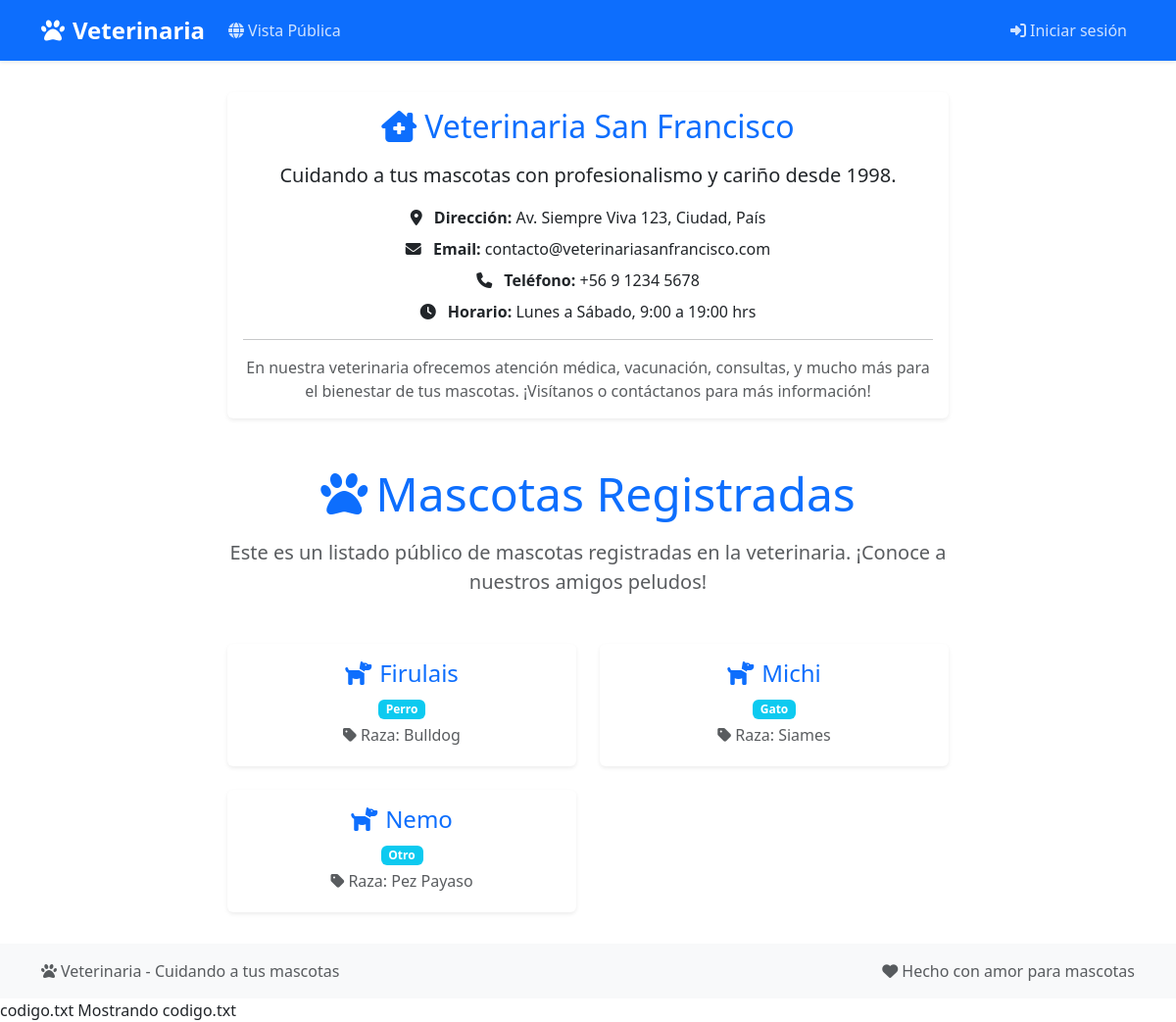
The app's page /, older data.
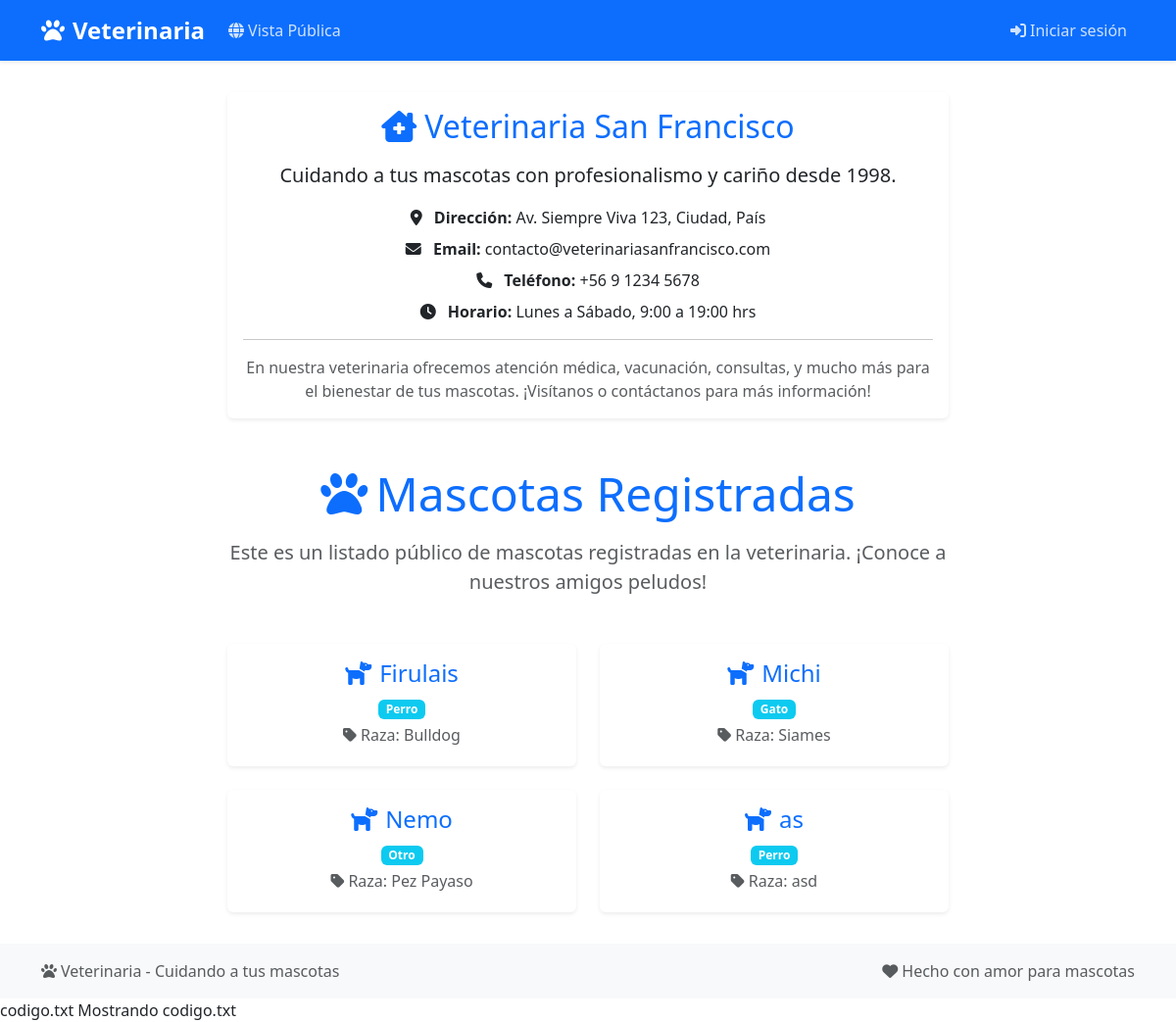
The same page, newer data.
### Veterinaria/models.py (models this page shows, shortened)
class Mascota(models.Model):
    ESPECIES = [
        ('Perro', 'Perro'),
        ('Gato', 'Gato'),
        ('Otro', 'Otro'),
    ]
    nombre = models.CharField(max_length=100)
    especie = models.CharField(max_length=10, choices=ESPECIES)
    raza = models.CharField(max_length=100, blank=True)
    fecha_nacimiento = models.DateField()
    dueño = models.ForeignKey(
        User, on_delete=models.CASCADE, related_name='mascotas')

### Veterinaria/views.py (the view)
# urls.py: path('', vista_publica, name='home'),
def vista_publica(request):
    mascotas = Mascota.objects.all()
    return render(request, 'veterinaria/publico_mascotas.html', {'mascotas': mascotas})

### Veterinaria/templates/veterinaria/publico_mascotas.html (shortened to what this page needs)
{% extends 'veterinaria/base.html' %}
{% block content %}
<div class="row justify-content-center">
    <div class="col-lg-8">
        <div class="card border-0 shadow-sm mb-5">
            <div class="card-body text-center">
                <h2 class="mb-3 text-primary"><i class="fas fa-clinic-medical me-2"></i>Veterinaria San Francisco</h2>
                <p class="lead mb-3">Cuidando a tus mascotas con profesionalismo y cariño desde 1998.</p>
                <div class="mb-2">
                    <i class="fas fa-map-marker-alt me-2"></i>
                    <strong>Dirección:</strong> Av. Siempre Viva 123, Ciudad, País
                </div>
                <div class="mb-2">
                    <i class="fas fa-envelope me-2"></i>
                    <strong>Email:</strong> contacto@veterinariasanfrancisco.com
                </div>
                <div class="mb-2">
                    <i class="fas fa-phone me-2"></i>
                    <strong>Teléfono:</strong> +56 9 1234 5678
                </div>
                <div class="mb-2">
                    <i class="fas fa-clock me-2"></i>
                    <strong>Horario:</strong> Lunes a Sábado, 9:00 a 19:00 hrs
                </div>
                <hr>
                <p class="mb-0 text-muted">
                    En nuestra veterinaria ofrecemos atención médica, vacunación, consultas, y mucho más para el bienestar de tus mascotas. ¡Visítanos o contáctanos para más información!
                </p>
            </div>
        </div>
        <div class="text-center mb-5">
            <h1 class="display-5 text-primary mb-3">
                <i class="fas fa-paw me-2"></i>Mascotas Registradas
            </h1>
            <p class="lead text-muted">
                Este es un listado público de mascotas registradas en la veterinaria. ¡Conoce a nuestros amigos peludos!
            </p>
        </div>
        {% if mascotas %}
            <div class="row g-4">
                {% for mascota in mascotas %}
                <div class="col-md-6">
                    <div class="card h-100 border-0 shadow-sm">
                        <div class="card-body text-center">
                            <h4 class="card-title mb-2 text-primary">
                                <i class="fas fa-dog me-2"></i>{{ mascota.nombre }}
                            </h4>
                            <p class="mb-1">
                                <span class="badge bg-info">{{ mascota.especie }}</span>
                            </p>
                            <p class="mb-1 text-muted">
                                <i class="fas fa-tag me-1"></i>Raza: {{ mascota.raza|default:'No especificada' }}
                            </p>
                        </div>
                    </div>
                </div>
                {% endfor %}
            </div>
        {% else %}
            <div class="alert alert-info text-center">
                <i class="fas fa-info-circle me-2"></i>No hay mascotas registradas aún.
            </div>
        {% endif %}
    </div>
</div>
{% endblock %}

Row changes from the older to the newer data that the page shows:
added Mascota: nombre "as", especie "Perro", raza "asd"
